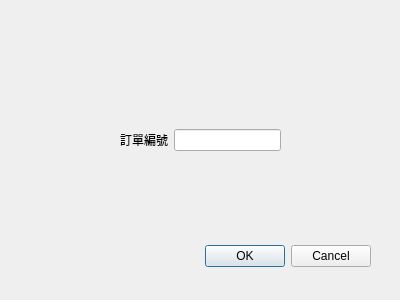
<?xml version="1.0" encoding="UTF-8"?>
<ui version="4.0">
 <class>Dialog2</class>
 <widget class="QDialog" name="Dialog2">
  <property name="geometry">
   <rect>
    <x>0</x>
    <y>0</y>
    <width>400</width>
    <height>300</height>
   </rect>
  </property>
  <property name="windowTitle">
   <string>Dialog</string>
  </property>
  <widget class="QDialogButtonBox" name="buttonBox">
   <property name="geometry">
    <rect>
     <x>30</x>
     <y>240</y>
     <width>341</width>
     <height>32</height>
    </rect>
   </property>
   <property name="orientation">
    <enum>Qt::Horizontal</enum>
   </property>
   <property name="standardButtons">
    <set>QDialogButtonBox::Cancel|QDialogButtonBox::Ok</set>
   </property>
  </widget>
  <widget class="QWidget" name="horizontalLayoutWidget">
   <property name="geometry">
    <rect>
     <x>120</x>
     <y>100</y>
     <width>161</width>
     <height>80</height>
    </rect>
   </property>
   <layout class="QHBoxLayout" name="horizontalLayout">
    <item>
     <widget class="QLabel" name="label">
      <property name="text">
       <string>訂單編號</string>
      </property>
     </widget>
    </item>
    <item>
     <widget class="QLineEdit" name="lineEdit"/>
    </item>
   </layout>
  </widget>
 </widget>
 <resources/>
 <connections>
  <connection>
   <sender>buttonBox</sender>
   <signal>accepted()</signal>
   <receiver>Dialog2</receiver>
   <slot>accept()</slot>
   <hints>
    <hint type="sourcelabel">
     <x>248</x>
     <y>254</y>
    </hint>
    <hint type="destinationlabel">
     <x>157</x>
     <y>274</y>
    </hint>
   </hints>
  </connection>
  <connection>
   <sender>buttonBox</sender>
   <signal>rejected()</signal>
   <receiver>Dialog2</receiver>
   <slot>reject()</slot>
   <hints>
    <hint type="sourcelabel">
     <x>316</x>
     <y>260</y>
    </hint>
    <hint type="destinationlabel">
     <x>286</x>
     <y>274</y>
    </hint>
   </hints>
  </connection>
 </connections>
</ui>
